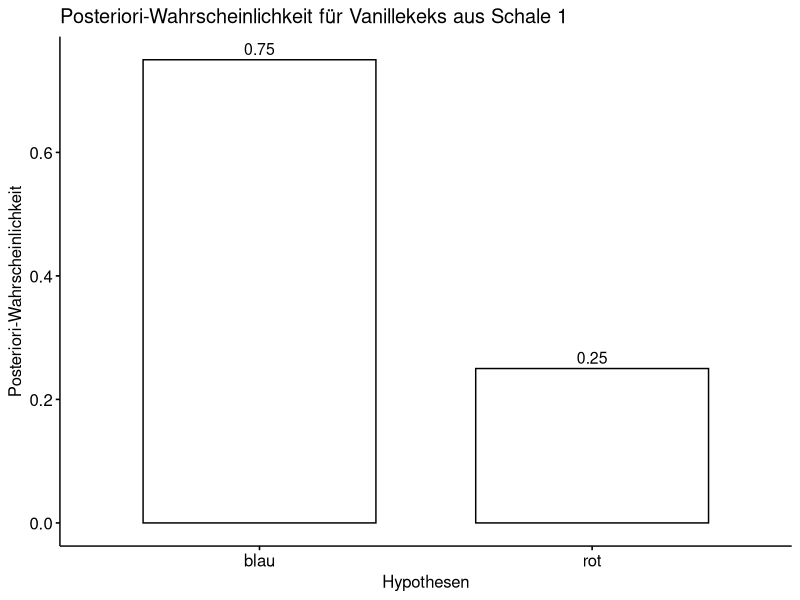

R code for this plot:
## ---- chunk 1
knitr::opts_chunk$set(fig.pos = 'H',
                      fig.asp = 0.618,
                      fig.width = 4,
                      fig.cap = "", 
                      fig.path = "",
                      echo = FALSE,
                      message = FALSE,
                      fig.show = "hold")
## ---- chunk 2
#| message: false
library(tidyverse)
library(ggpubr)
## ---- chunk 3
#| echo: false
d <-
  tibble(
    # definiere die Hypothesen (das "Gitter"): 
    Hypothesen = c("blau","rot"),
    # bestimme den Priori-Wert:       
    Priori  = c(2/3, 1/3)) |> 
    mutate(
      # berechne Likelihood für jeden Gitterwert:
      Likelihood = c(3/4, 2/4),
      # berechen unstand. Posteriori-Werte:
      unstd_Post = Likelihood * Priori,
      # berechne stand. Posteriori-Werte (summiert zu 1):
      Post = unstd_Post / sum(unstd_Post))  
d %>% 
  knitr::kable(digits=2)
## ---- chunk 4
#| out-width: 75%
#| fig-asp: .7
ggbarplot(data = d, x = "Hypothesen", y = "Post", 
       ylab = "Posteriori-Wahrscheinlichkeit", xlab = "Hypothesen",
       title = "Posteriori-Wahrscheinlichkeit für Vanillekeks aus Schale 1",
       label = TRUE)
## ---- chunk 5
#| echo: false
d <-
  tibble(
    # definiere die Hypothesen (das "Gitter"): 
    p_Gitter = c("blau", "rot"),
    # bestimme den Priori-Wert:       
    Priori  = c(2, 1)) %>%  
    mutate(
      # berechne Likelihood für jeden Gitterwert:
      Likelihood = c(3/4, 2/4),
      # berechen unstand. Posteriori-Werte:
      unstd_Post = Likelihood * Priori,
      # berechne stand. Posteriori-Werte (summiert zu 1):
      Post = unstd_Post / sum(unstd_Post))  

d %>% 
  knitr::kable(digits=2)
